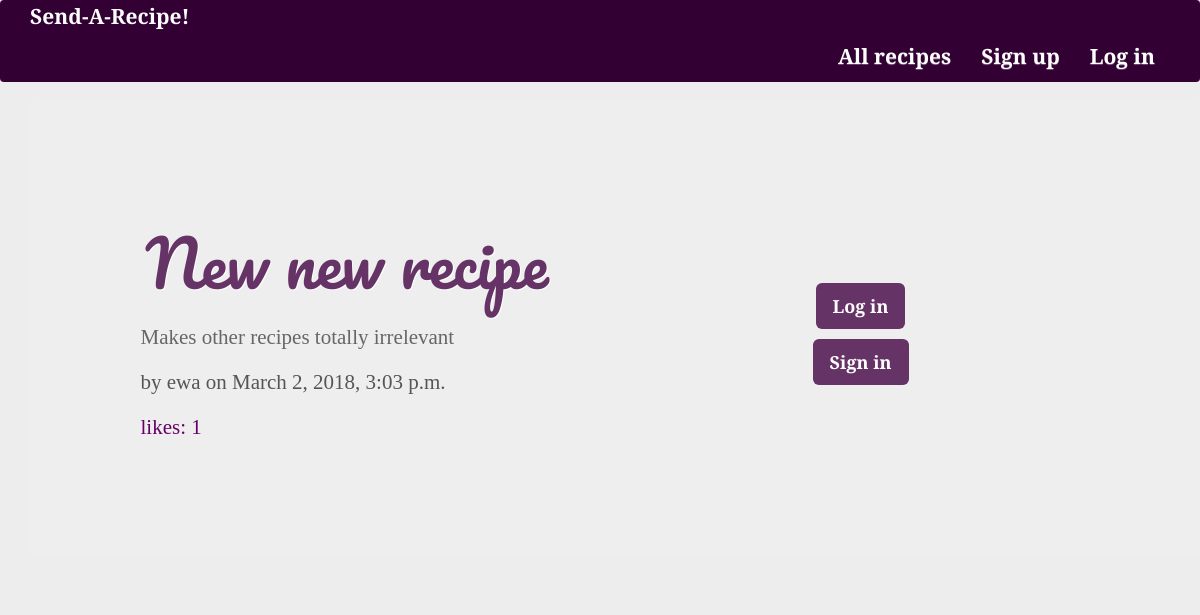
Screenshot of /posts/post/16 with the database file from the repository.
### posts/models.py (models this page shows, shortened)
class Post(models.Model):
	user = models.ForeignKey(User, related_name = "posts")
	title = models.CharField(max_length=56)
	content = models.TextField(unique=False)
	content_html = models.TextField(editable=True)
	created_at = models.DateTimeField(auto_now=True)
	points = models.IntegerField(default=1)
	class Meta:
		ordering = ['-points']

### posts/views.py (the view)
# urls.py: url(r'^post/(?P<pk>\d+)$', views.PostDetail.as_view(), name='post_detail'),
class PostDetail(DetailView):
	model = models.Post
	select_related = ["user"]

### posts/templates/posts/post_detail.html (shortened to what this page needs)
{% extends 'posts/post_base.html' %}
{% block post %}
	<div class="jumbotron">
		<div class="row post-detail">
			{% if user.is_authenticated %}
			<div class="post-content col-6-md col-12">
				<h2 class="page-title">{{post.title}}</h2>
				<p class="recipe-content">{{post.content}}</p>
				<p class="recipe-signature">by {{post.user}} on {{post.created_at}}
				</p>
			</div>
			<div class="post-content col-6-md col-12">
				{% if user != post.user %}
				<h3 class="voting-header">Vote:</h3>
				<a href="#" onClick="document.getElementById('upvote{{post.id}}').submit()"}>
					<span class="glyphicon glyphicon-triangle-top"></span>
				</a>
				{% endif %}
				<p class="result"> likes: {{post.points}}</p>
				{% if user != post.user %}
				<a href="#"  onClick="document.getElementById('downvote{{post.id}}').submit()">
					<span class="glyphicon glyphicon-triangle-bottom"></span>
				</a>
				{% endif %}
				{% else %}
				<div class="post-content col-6-md col-12">
					<h1 class="page-title">{{post.title}}</h1>
					<p class="recipe-content">{{post.content}}</p>
					<p class="recipe-signature">by {{post.user}} on {{post.created_at}}
					</p>
					<p class="result"> likes: {{post.points}} </p>
				</div >
				<div class="post-content col-6-md col-12">
					<a class="btn btn-lg intro-btn" href="{% url 'accounts:login' %}">Log in</a>
					<a class="btn btn-lg intro-btn" href="{% url 'accounts:signup' %}">Sign in</a>
				</div>
				{% endif %}
			</div>
		</div>
	</div>
{% endblock %}

### static/culinaryblog/css/main.css (style rules this page uses)
body { background-color: #ededed; }
.btn { font-family: 'Josefin Slab', serif; font-weight: bolder; }
.jumbotron h1 { color: #663366; }
.page-title { font-family: 'Pacifico', cursive; text-shadow: 1px 1px #fefefe; color: #663366; margin: 25px 5px; }
.post-detail { display: flex; justify-content: space-between; padding: 5%; }
.post-content { height: 90%; width: 48%; display: flex; flex-direction: column; }
.post-content:nth-of-type(2) { align-self: flex-start; align-items: center; padding-top: 70px; }
#signupForm .btn, #loginForm .btn, .intro-btn { background-color: #663366; color:#fefefe; }
.intro-btn { margin-left: 10px; }
.recipe-signature { font-family: 'Josefin Slab', serif; font-weight: bold; color: #555; }
.recipe-content { font-family: 'Josefin Slab', serif; font-weight: bolder; color: #666; }
.result { font-family: 'Josefin Slab', serif; font-weight: bolder; color: #660066; }
.intro-btn { margin-top: 10px; }

### rows the page displays
Post: title "New new recipe", content "Makes other recipes totally irrelevant", user "ewa", created_at "March 2, 2018, 3:03 p.m.", points "1"
